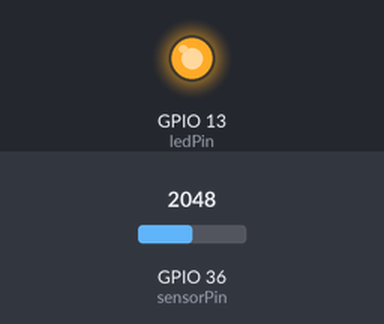
The sketch below on a simulated ESP32. On the bench: output pins drawn as LEDs (lit = HIGH). Inputs (shaded band) come from the test bench; at power-on: GPIO 36 (sensorPin) = 2048.

Above: at 1.8 s.
1.9 s: GPIO 36 (sensorPin) set to 12
3.4 s: GPIO 36 (sensorPin) set to 9
At 5.2 s:
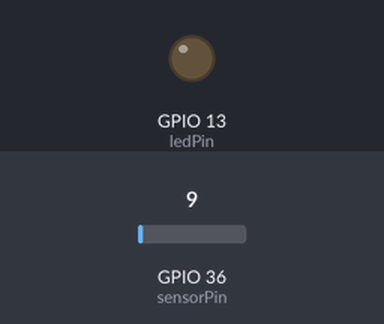
5.5 s: GPIO 36 (sensorPin) set to 140
At 6.8 s:
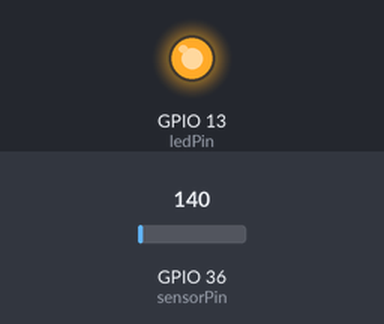
7.5 s: GPIO 36 (sensorPin) set to 0
At 8.4 s:
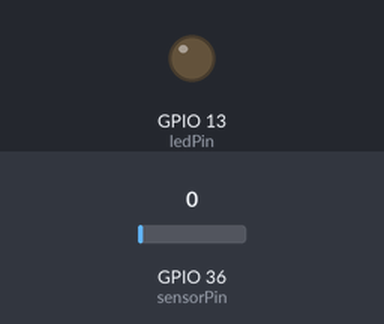
Timing chart, 0 to 10.5 s (numbered marks = the images above; inputs shaded):
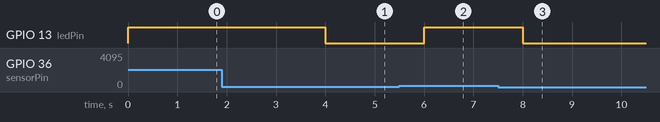

Measured:
- the behaviour switches between 11 and 10 on GPIO 36 (sensorPin) (found by bisection; images 0 and 1)
- after the input at 1.9 s, every drawn part: stays the same
- after the input at 3.4 s, GPIO 13 (ledPin): HIGH → LOW after 0.60 s
- after the input at 5.5 s, GPIO 13 (ledPin): LOW → HIGH after 0.50 s
- after the input at 7.5 s, GPIO 13 (ledPin): HIGH → LOW after 0.50 s

The sketch:

Soil_moisture_sensor.ino
```cpp
#include <esp32-hal-log.h> // Include for logging (optional)

const int sensorPin = A0; // Analog input pin connected to the soil moisture sensor
const int ledPin = 13;    // Digital pin connected to the LED
const int threshold = 100; // Moisture level threshold (adjust based on your sensor)

void setup() {
  pinMode(sensorPin, INPUT);
  pinMode(ledPin, OUTPUT);
  Serial.begin(115200); // Optional: Begin serial communication for debugging
}

void loop() {
  int sensorValue = analogRead(sensorPin);
  float moisture = map(sensorValue, 0, 1023, 100, 0); // Map sensor value to moisture percentage (0-100%)

  if (moisture < threshold) {
    digitalWrite(ledPin, HIGH); // Turn on LED if soil is dry
    log_d("Soil Moisture", "Soil is DRY (%d)", (int)moisture); // Optional logging
  } else {
    digitalWrite(ledPin, LOW);  // Turn off LED if soil is moist
    log_d("Soil Moisture", "Soil is MOIST (%d)", (int)moisture); // Optional logging
  }

  delay(1000); // Delay between readings
}
```
